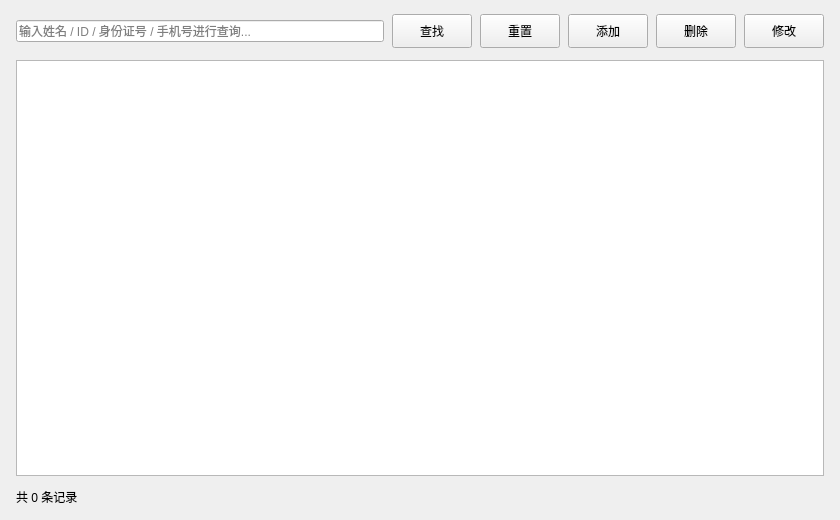
<?xml version="1.0" encoding="UTF-8"?>
<ui version="4.0">
 <class>PatientView</class>
 <widget class="QWidget" name="PatientView">
  <property name="geometry">
   <rect>
    <x>0</x>
    <y>0</y>
    <width>840</width>
    <height>520</height>
   </rect>
  </property>
  <property name="windowTitle">
   <string>患者管理</string>
  </property>
  <layout class="QVBoxLayout" name="verticalLayout">
   <property name="spacing">
    <number>12</number>
   </property>
   <property name="leftMargin">
    <number>16</number>
   </property>
   <property name="topMargin">
    <number>14</number>
   </property>
   <property name="rightMargin">
    <number>16</number>
   </property>
   <property name="bottomMargin">
    <number>14</number>
   </property>
   <item>
    <layout class="QHBoxLayout" name="toolbarLayout">
     <property name="spacing">
      <number>8</number>
     </property>
     <item>
      <widget class="QLineEdit" name="txtSearch">
       <property name="minimumHeight">
        <number>34</number>
       </property>
       <property name="placeholderText">
        <string>输入姓名 / ID / 身份证号 / 手机号进行查询...</string>
       </property>
      </widget>
     </item>
     <item>
      <widget class="QPushButton" name="btSearch">
       <property name="minimumSize">
        <size>
         <width>76</width>
         <height>34</height>
        </size>
       </property>
       <property name="text">
        <string>查找</string>
       </property>
      </widget>
     </item>
     <item>
      <widget class="QPushButton" name="btReset">
       <property name="minimumSize">
        <size>
         <width>76</width>
         <height>34</height>
        </size>
       </property>
       <property name="text">
        <string>重置</string>
       </property>
      </widget>
     </item>
     <item>
      <widget class="QPushButton" name="btAdd">
       <property name="minimumSize">
        <size>
         <width>76</width>
         <height>34</height>
        </size>
       </property>
       <property name="text">
        <string>添加</string>
       </property>
      </widget>
     </item>
     <item>
      <widget class="QPushButton" name="btDelete">
       <property name="minimumSize">
        <size>
         <width>76</width>
         <height>34</height>
        </size>
       </property>
       <property name="text">
        <string>删除</string>
       </property>
      </widget>
     </item>
     <item>
      <widget class="QPushButton" name="btEdit">
       <property name="minimumSize">
        <size>
         <width>76</width>
         <height>34</height>
        </size>
       </property>
       <property name="text">
        <string>修改</string>
       </property>
      </widget>
     </item>
    </layout>
   </item>
   <item>
    <widget class="QTableView" name="tableView"/>
   </item>
   <item>
    <widget class="QLabel" name="labelStatus">
     <property name="text">
      <string>共 0 条记录</string>
     </property>
    </widget>
   </item>
  </layout>
 </widget>
 <resources/>
 <connections/>
</ui>
